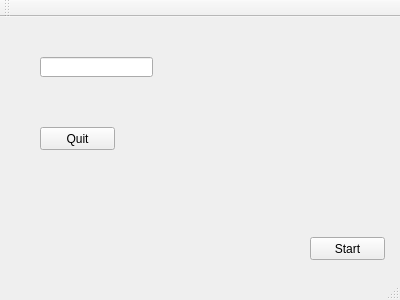
<?xml version="1.0" encoding="UTF-8"?>
<ui version="4.0">
 <class>MainWindow</class>
 <widget class="QMainWindow" name="MainWindow">
  <property name="geometry">
   <rect>
    <x>0</x>
    <y>0</y>
    <width>400</width>
    <height>300</height>
   </rect>
  </property>
  <property name="windowTitle">
   <string>MainWindow</string>
  </property>
  <widget class="QWidget" name="centralWidget">
   <widget class="QPushButton" name="quit">
    <property name="geometry">
     <rect>
      <x>40</x>
      <y>110</y>
      <width>75</width>
      <height>23</height>
     </rect>
    </property>
    <property name="text">
     <string>Quit</string>
    </property>
   </widget>
   <widget class="QPushButton" name="start">
    <property name="geometry">
     <rect>
      <x>310</x>
      <y>220</y>
      <width>75</width>
      <height>23</height>
     </rect>
    </property>
    <property name="text">
     <string>Start</string>
    </property>
   </widget>
   <widget class="QLineEdit" name="lineEdit">
    <property name="geometry">
     <rect>
      <x>40</x>
      <y>40</y>
      <width>113</width>
      <height>20</height>
     </rect>
    </property>
   </widget>
  </widget>
  <widget class="QMenuBar" name="menuBar">
   <property name="geometry">
    <rect>
     <x>0</x>
     <y>0</y>
     <width>400</width>
     <height>18</height>
    </rect>
   </property>
  </widget>
  <widget class="QToolBar" name="mainToolBar">
   <attribute name="toolBarArea">
    <enum>TopToolBarArea</enum>
   </attribute>
   <attribute name="toolBarBreak">
    <bool>false</bool>
   </attribute>
  </widget>
  <widget class="QStatusBar" name="statusBar"/>
 </widget>
 <layoutdefault spacing="6" margin="11"/>
 <resources/>
 <connections/>
</ui>
